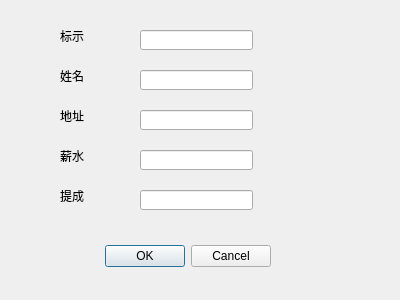
<?xml version="1.0" encoding="UTF-8"?>
<ui version="4.0">
 <class>AddCommisionedEmployeeDialog</class>
 <widget class="QDialog" name="AddCommisionedEmployeeDialog">
  <property name="geometry">
   <rect>
    <x>0</x>
    <y>0</y>
    <width>400</width>
    <height>300</height>
   </rect>
  </property>
  <property name="windowTitle">
   <string>Dialog</string>
  </property>
  <widget class="QDialogButtonBox" name="buttonBox">
   <property name="geometry">
    <rect>
     <x>-70</x>
     <y>240</y>
     <width>341</width>
     <height>32</height>
    </rect>
   </property>
   <property name="orientation">
    <enum>Qt::Horizontal</enum>
   </property>
   <property name="standardButtons">
    <set>QDialogButtonBox::Cancel|QDialogButtonBox::Ok</set>
   </property>
  </widget>
  <widget class="QLabel" name="label_Name">
   <property name="geometry">
    <rect>
     <x>60</x>
     <y>70</y>
     <width>54</width>
     <height>12</height>
    </rect>
   </property>
   <property name="text">
    <string>姓名</string>
   </property>
  </widget>
  <widget class="QLineEdit" name="lineEditName">
   <property name="geometry">
    <rect>
     <x>140</x>
     <y>70</y>
     <width>113</width>
     <height>20</height>
    </rect>
   </property>
  </widget>
  <widget class="QLineEdit" name="lineEditID">
   <property name="geometry">
    <rect>
     <x>140</x>
     <y>30</y>
     <width>113</width>
     <height>20</height>
    </rect>
   </property>
   <property name="inputMask">
    <string/>
   </property>
  </widget>
  <widget class="QLineEdit" name="lineEditSalaried">
   <property name="geometry">
    <rect>
     <x>140</x>
     <y>150</y>
     <width>113</width>
     <height>20</height>
    </rect>
   </property>
  </widget>
  <widget class="QLineEdit" name="lineEditAddress">
   <property name="geometry">
    <rect>
     <x>140</x>
     <y>110</y>
     <width>113</width>
     <height>20</height>
    </rect>
   </property>
  </widget>
  <widget class="QLabel" name="label_ID">
   <property name="geometry">
    <rect>
     <x>60</x>
     <y>30</y>
     <width>54</width>
     <height>12</height>
    </rect>
   </property>
   <property name="text">
    <string>标示</string>
   </property>
  </widget>
  <widget class="QLabel" name="label_Salaried">
   <property name="geometry">
    <rect>
     <x>60</x>
     <y>150</y>
     <width>54</width>
     <height>12</height>
    </rect>
   </property>
   <property name="text">
    <string>薪水</string>
   </property>
  </widget>
  <widget class="QLabel" name="label_Adress">
   <property name="geometry">
    <rect>
     <x>60</x>
     <y>110</y>
     <width>54</width>
     <height>12</height>
    </rect>
   </property>
   <property name="text">
    <string>地址</string>
   </property>
  </widget>
  <widget class="QLineEdit" name="lineEditRate">
   <property name="geometry">
    <rect>
     <x>140</x>
     <y>190</y>
     <width>113</width>
     <height>20</height>
    </rect>
   </property>
  </widget>
  <widget class="QLabel" name="label_Rate">
   <property name="geometry">
    <rect>
     <x>60</x>
     <y>190</y>
     <width>54</width>
     <height>12</height>
    </rect>
   </property>
   <property name="text">
    <string>提成</string>
   </property>
  </widget>
 </widget>
 <resources/>
 <connections>
  <connection>
   <sender>buttonBox</sender>
   <signal>accepted()</signal>
   <receiver>AddCommisionedEmployeeDialog</receiver>
   <slot>accept()</slot>
   <hints>
    <hint type="sourcelabel">
     <x>248</x>
     <y>254</y>
    </hint>
    <hint type="destinationlabel">
     <x>157</x>
     <y>274</y>
    </hint>
   </hints>
  </connection>
  <connection>
   <sender>buttonBox</sender>
   <signal>rejected()</signal>
   <receiver>AddCommisionedEmployeeDialog</receiver>
   <slot>reject()</slot>
   <hints>
    <hint type="sourcelabel">
     <x>316</x>
     <y>260</y>
    </hint>
    <hint type="destinationlabel">
     <x>286</x>
     <y>274</y>
    </hint>
   </hints>
  </connection>
 </connections>
</ui>
